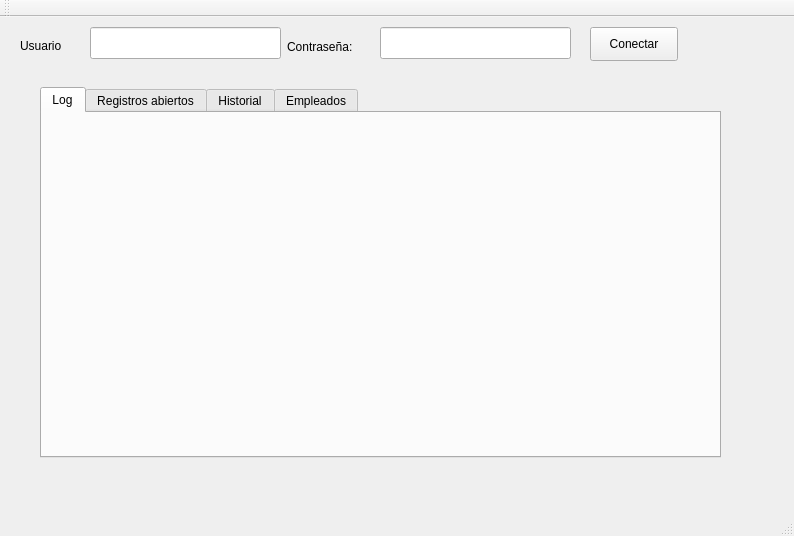
<?xml version="1.0" encoding="UTF-8"?>
<ui version="4.0">
 <class>MainWindow</class>
 <widget class="QMainWindow" name="MainWindow">
  <property name="geometry">
   <rect>
    <x>0</x>
    <y>0</y>
    <width>794</width>
    <height>536</height>
   </rect>
  </property>
  <property name="windowTitle">
   <string>MainWindow</string>
  </property>
  <widget class="QWidget" name="centralWidget">
   <widget class="QLineEdit" name="username">
    <property name="geometry">
     <rect>
      <x>90</x>
      <y>10</y>
      <width>191</width>
      <height>32</height>
     </rect>
    </property>
   </widget>
   <widget class="QLineEdit" name="userpassword">
    <property name="geometry">
     <rect>
      <x>380</x>
      <y>10</y>
      <width>191</width>
      <height>32</height>
     </rect>
    </property>
   </widget>
   <widget class="QLabel" name="label">
    <property name="geometry">
     <rect>
      <x>20</x>
      <y>20</y>
      <width>58</width>
      <height>18</height>
     </rect>
    </property>
    <property name="text">
     <string>Usuario</string>
    </property>
   </widget>
   <widget class="QLabel" name="label_2">
    <property name="geometry">
     <rect>
      <x>287</x>
      <y>20</y>
      <width>81</width>
      <height>20</height>
     </rect>
    </property>
    <property name="text">
     <string>Contraseña:</string>
    </property>
   </widget>
   <widget class="QPushButton" name="pushButton">
    <property name="geometry">
     <rect>
      <x>590</x>
      <y>10</y>
      <width>88</width>
      <height>34</height>
     </rect>
    </property>
    <property name="text">
     <string>Conectar</string>
    </property>
   </widget>
   <widget class="QTabWidget" name="logTab">
    <property name="geometry">
     <rect>
      <x>40</x>
      <y>70</y>
      <width>681</width>
      <height>371</height>
     </rect>
    </property>
    <property name="currentIndex">
     <number>0</number>
    </property>
    <widget class="QWidget" name="tab">
     <attribute name="title">
      <string>Log</string>
     </attribute>
    </widget>
    <widget class="QWidget" name="registrosTab">
     <attribute name="title">
      <string>Registros abiertos</string>
     </attribute>
     <widget class="QTableWidget" name="registrosView">
      <property name="geometry">
       <rect>
        <x>0</x>
        <y>0</y>
        <width>681</width>
        <height>331</height>
       </rect>
      </property>
      <property name="columnCount">
       <number>2</number>
      </property>
      <attribute name="horizontalHeaderDefaultSectionSize">
       <number>200</number>
      </attribute>
      <column>
       <property name="text">
        <string>ID</string>
       </property>
      </column>
      <column>
       <property name="text">
        <string>Fecha de entrada</string>
       </property>
      </column>
     </widget>
    </widget>
    <widget class="QWidget" name="historialTab">
     <attribute name="title">
      <string>Historial</string>
     </attribute>
     <widget class="QTableWidget" name="historialView">
      <property name="geometry">
       <rect>
        <x>0</x>
        <y>0</y>
        <width>681</width>
        <height>341</height>
       </rect>
      </property>
      <attribute name="horizontalHeaderDefaultSectionSize">
       <number>200</number>
      </attribute>
      <column>
       <property name="text">
        <string>ID</string>
       </property>
      </column>
      <column>
       <property name="text">
        <string>Fecha de entrada</string>
       </property>
      </column>
      <column>
       <property name="text">
        <string>Fecha de salida</string>
       </property>
      </column>
     </widget>
    </widget>
    <widget class="QWidget" name="empleadosTab">
     <attribute name="title">
      <string>Empleados</string>
     </attribute>
     <widget class="QListWidget" name="employeeList">
      <property name="geometry">
       <rect>
        <x>10</x>
        <y>40</y>
        <width>301</width>
        <height>241</height>
       </rect>
      </property>
      <property name="editTriggers">
       <set>QAbstractItemView::NoEditTriggers</set>
      </property>
     </widget>
     <widget class="QLabel" name="label_3">
      <property name="geometry">
       <rect>
        <x>10</x>
        <y>10</y>
        <width>181</width>
        <height>18</height>
       </rect>
      </property>
      <property name="text">
       <string>Lista de empleados</string>
      </property>
     </widget>
     <widget class="QPushButton" name="removeEmployee">
      <property name="geometry">
       <rect>
        <x>10</x>
        <y>290</y>
        <width>301</width>
        <height>34</height>
       </rect>
      </property>
      <property name="text">
       <string>Dar de baja</string>
      </property>
     </widget>
     <widget class="Line" name="line">
      <property name="geometry">
       <rect>
        <x>330</x>
        <y>10</y>
        <width>20</width>
        <height>321</height>
       </rect>
      </property>
      <property name="orientation">
       <enum>Qt::Vertical</enum>
      </property>
     </widget>
     <widget class="QLabel" name="label_4">
      <property name="geometry">
       <rect>
        <x>470</x>
        <y>10</y>
        <width>91</width>
        <height>18</height>
       </rect>
      </property>
      <property name="text">
       <string>Crear usuario</string>
      </property>
     </widget>
     <widget class="QLabel" name="label_5">
      <property name="geometry">
       <rect>
        <x>360</x>
        <y>70</y>
        <width>61</width>
        <height>18</height>
       </rect>
      </property>
      <property name="text">
       <string>Nombre:</string>
      </property>
     </widget>
     <widget class="QLineEdit" name="empleadoNombre">
      <property name="geometry">
       <rect>
        <x>440</x>
        <y>60</y>
        <width>171</width>
        <height>32</height>
       </rect>
      </property>
     </widget>
     <widget class="QPushButton" name="createEmployee">
      <property name="geometry">
       <rect>
        <x>570</x>
        <y>290</y>
        <width>88</width>
        <height>34</height>
       </rect>
      </property>
      <property name="text">
       <string>Dar de alta</string>
      </property>
     </widget>
     <widget class="QLineEdit" name="empleadoApellido">
      <property name="geometry">
       <rect>
        <x>440</x>
        <y>110</y>
        <width>171</width>
        <height>32</height>
       </rect>
      </property>
      <property name="text">
       <string/>
      </property>
     </widget>
     <widget class="QLabel" name="label_6">
      <property name="geometry">
       <rect>
        <x>360</x>
        <y>120</y>
        <width>61</width>
        <height>18</height>
       </rect>
      </property>
      <property name="text">
       <string>Apellido:</string>
      </property>
     </widget>
    </widget>
   </widget>
  </widget>
  <widget class="QMenuBar" name="menuBar">
   <property name="geometry">
    <rect>
     <x>0</x>
     <y>0</y>
     <width>794</width>
     <height>30</height>
    </rect>
   </property>
  </widget>
  <widget class="QToolBar" name="mainToolBar">
   <attribute name="toolBarArea">
    <enum>TopToolBarArea</enum>
   </attribute>
   <attribute name="toolBarBreak">
    <bool>false</bool>
   </attribute>
  </widget>
  <widget class="QStatusBar" name="statusBar"/>
 </widget>
 <layoutdefault spacing="6" margin="11"/>
 <resources/>
 <connections/>
</ui>
